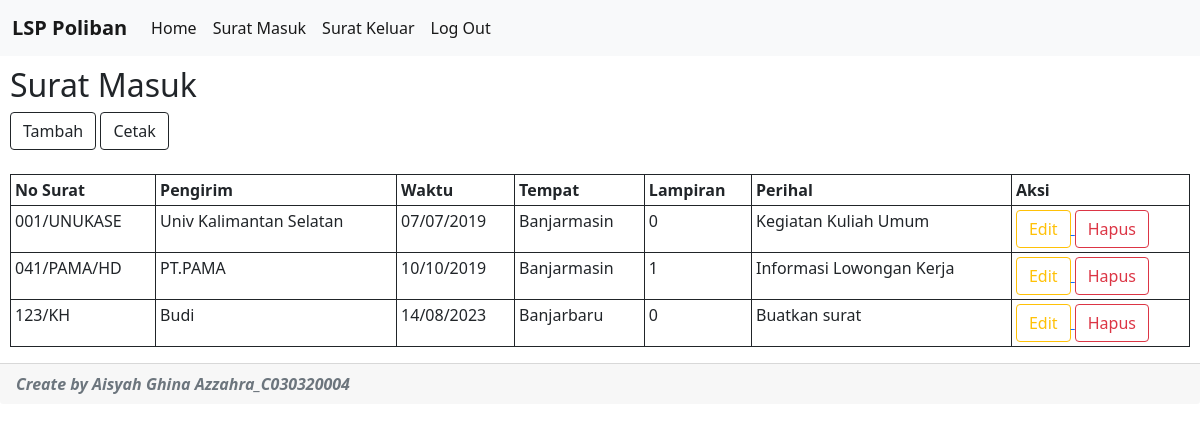
The app's page /index.php/kampus/suratmasuk_aisyahga, older data.
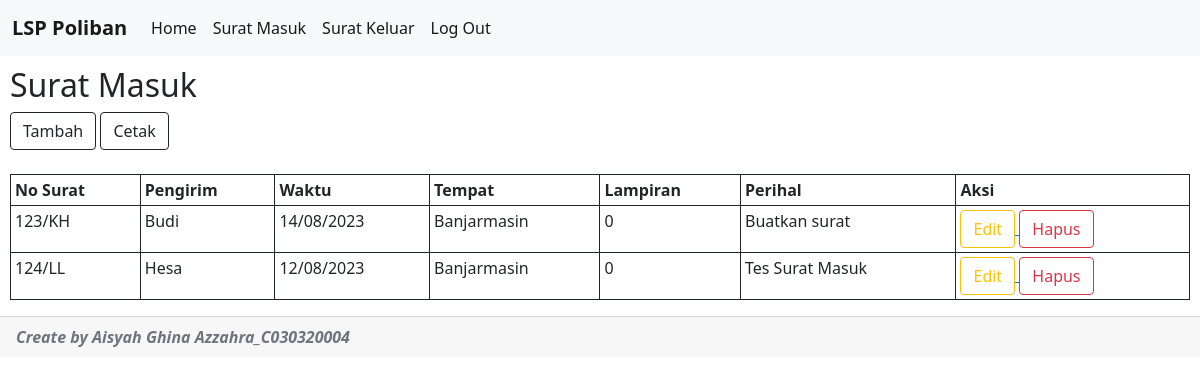
The same page, newer data.
### tables this page shows
CREATE TABLE `suratmasuk_aisyahga` (
  `no_surat` varchar(25) NOT NULL,
  `pengirim` varchar(50) NOT NULL,
  `waktu` varchar(15) NOT NULL,
  `tempat` varchar(25) NOT NULL,
  `lampiran` int(4) NOT NULL,
  `perihal` varchar(255) NOT NULL
);

### application/controllers/Kampus.php (called while the page is built, shortened)
<?php
class Kampus extends CI_Controller {
	public function suratmasuk_aisyahga()
	{
		$data['page']="suratmasuk_aisyahga";
		$data['dt']=$this->m_kampus->ambil_data_suratmasuk_aisyahga();
		$this->tampil($data);
	}
				?>
				<?php
	function tampil($data)
	{
		$this->load->view('header');
		$this->load->view('isi', $data);
		$this->load->view('footer');
	}
}

### index.php (called while the page is built, shortened)
<?php
require_once BASEPATH.'core/CodeIgniter.php';

### application/models/M_kampus.php (called while the page is built, shortened)
<?php
class M_kampus extends CI_model {
	public function ambil_data_suratmasuk_aisyahga()
	{
		$query = $this->db->get('suratmasuk_aisyahga')->result_array();
		return $query;
	}
}

### application/views/isi.php (the view, shortened to what this page needs)
<!DOCTYPE html>
<html>
<head>
	<link rel="stylesheet" type="text/css" href="<?php echo base_url('assets/bootstrap/css/bootstrap.min.css');?>">
</head>
<body>
<?php
if ($page=='home')
{
?>
<style>
	.judul {
		padding-top: 200px;
		padding-bottom: 200px;
		text-align: center;
	}
</style>
	<div class="judul">
		<h2 style="align-content: center;">LSP Poliban</h2>
	</div> -->
<?php
}
else if ($page=='suratmasuk_aisyahga')
{
?>
<div class="tbldm">
	<h2>Surat Masuk</h2>
	<table class="table table-sm table-bordered border-dark">
		<div class="tombol">
		<a href=<?php echo site_url('kampus/suratmasuk_aisyahga_tambah');?> ><button type="button" class="btn btn-outline-dark">Tambah</button></a>
		<a href=<?php echo site_url('kampus/suratmasuk_aisyahga_cetak');?> ><button type="button" class="btn btn-outline-dark">Cetak</button></a>
		</div>
		<br>
		<tr>
			<th>No Surat</th>
			<th>Pengirim</th>
			<th>Waktu</th>
			<th>Tempat</th>
			<th>Lampiran</th>
			<th>Perihal</th>
			<th>Aksi</th>
		</tr>
	<?php foreach ($dt as $d) { ?>
		<tr>
			<td><?php echo $d['no_surat']; ?></td>
			<td><?php echo $d['pengirim']; ?></td>
			<td><?php echo $d['waktu']; ?></td>
			<td><?php echo $d['tempat']; ?></td>
			<td><?php echo $d['lampiran']; ?></td>
			<td><?php echo $d['perihal']; ?></td>
			<td>
				<a href=<?php echo site_url('kampus/suratmasuk_aisyahga_edit/'.$d['pengirim']);?>><button type="button" class="btn btn-outline-warning">Edit</button> </a>
				<a href=<?php echo site_url('kampus/suratmasuk_aisyahga_hapus/'.$d['pengirim']);?>><button type="button" class="btn btn-outline-danger">Hapus</button> </a>
			</td>
		</tr>
	<?php } ?>
	</table>
</div>
<?php
}
?>
</body>
</html>

### application/views/header.php (shortened to what this page needs)
<html lang="en">
<head>
</head>
<body>
<nav class="navbar navbar-expand-lg navbar-light bg-light">
  <div class="container-fluid">
    <a class="navbar-brand"><b>LSP Poliban</b></a>
    <div class="collapse navbar-collapse" id="navbarSupportedContent">
      <ul class="navbar-nav me-auto mb-2 mb-lg-0">
        <li class="nav-item">
          <a class="nav-link active" aria-current="page" href=<?php echo site_url('kampus');?>>Home</a>
        </li>
        <li class="nav-item">
          <a class="nav-link active" aria-current="page" href=<?php echo site_url('kampus/suratmasuk_aisyahga');?>>Surat Masuk</a>
        </li>
        <li class="nav-item">
          <a class="nav-link active" aria-current="page" href=<?php echo site_url('kampus/suratkeluar_aisyahga');?>>Surat Keluar</a>
        </li>
        <li class="nav-item">
          <a class="nav-link active" aria-current="page" href=<?php echo site_url('kampus/logout');?>>Log Out</a>
        </li>
      </ul>
    </div>
  </div>
</nav>

### application/views/footer.php
<div class="card-footer text-muted">
    <i><b>Create by Aisyah Ghina Azzahra_C030320004</b></i>
  </div>
</body>
</html>

### application/views/isi.php (style rules this page uses)
.tbldm { margin: 10px; width: auto; }

Row changes from the older to the newer data that the page shows:
removed suratmasuk_aisyahga: no_surat "001/UNUKASE", pengirim "Univ Kalimantan Selatan", waktu "07/07/2019", tempat "Banjarmasin", lampiran "0", perihal "Kegiatan Kuliah Umum"
removed suratmasuk_aisyahga: no_surat "041/PAMA/HD", pengirim "PT.PAMA", waktu "10/10/2019", tempat "Banjarmasin", lampiran "1", perihal "Informasi Lowongan Kerja"
changed suratmasuk_aisyahga "123/KH": tempat "Banjarbaru" → "Banjarmasin"
added suratmasuk_aisyahga: no_surat "124/LL", pengirim "Hesa", waktu "12/08/2023", tempat "Banjarmasin", lampiran "0", perihal "Tes Surat Masuk"
